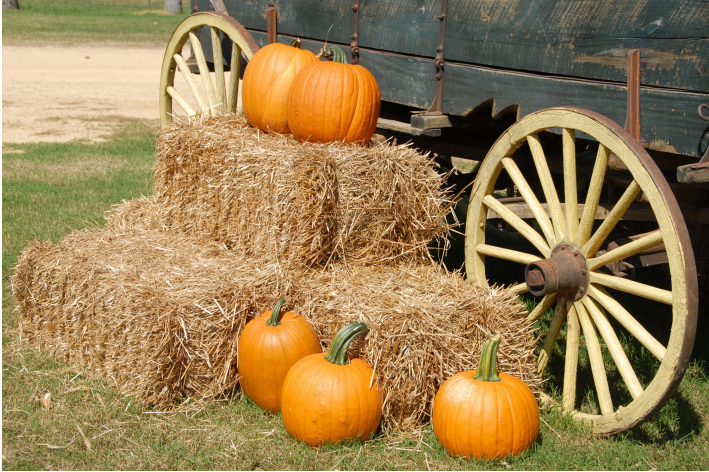
#> input picture lab3/tikva.png, 709 x 472 px
$ jupyter execute L3.ipynb
#> lines starting #> are read from the running program, lines starting #| are printed output that depends on the picture; after the words box and inside, x2 and y2 are one past the last pixel; in counts of white or black regions, pixels touching at a corner belong together
#> further down, image is the input picture: shape (472, 709, 3); mean B, G, R 83, 127.1, 152.3
[cell 1]
import cv2
import numpy as np

def find_colored_shapes(image, min_area=0,):
#> called with min_area = 50
    hsv_image = cv2.cvtColor(image, cv2.COLOR_BGR2HSV)
#> hsv_image: shape (472, 709, 3); mean H, S, V 25.1, 116.4, 153.9
    lower_color = np.array([7, 177, 193])
    upper_color = np.array([255, 255, 255])
    color_mask = cv2.inRange(hsv_image, lower_color, upper_color)
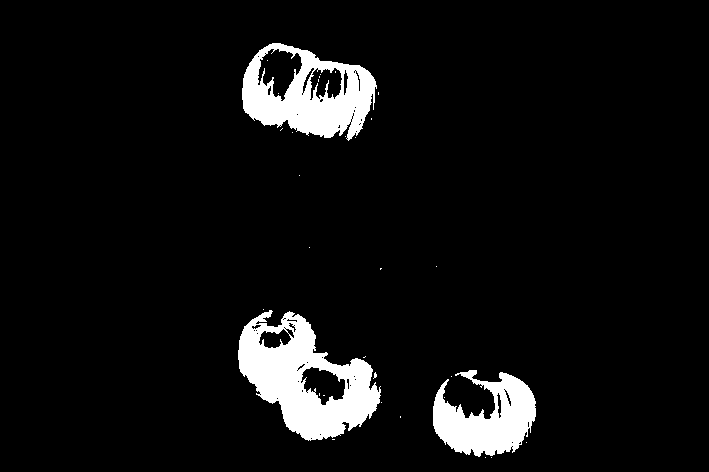
#> color_mask: shape (472, 709); 6.5% white; 32 white regions (29 under 20 px)
    contours, _ = cv2.findContours(color_mask, cv2.RETR_EXTERNAL, cv2.CHAIN_APPROX_SIMPLE)
#> contours = 24 contours, 21 with area under 20; largest, box (x1, y1, x2, y2) and area: (238, 310, 381, 441) 10662, (242, 43, 377, 141) 9074, (433, 370, 536, 457) 5149
    colored_shapes = []

    for contour in contours:
        area = cv2.contourArea(contour)
        if min_area <= area:
            x, y, w, h = cv2.boundingRect(contour)
            colored_shapes.append((x, y, w, h))
#> this loop made 24 passes
#> (area, x, y, w, h) on passes 10, 12, 24: (5149, 433, 370, 103, 87), (10662, 238, 310, 143, 131), (9074.5, 242, 43, 135, 98)
#> after the loop, colored_shapes = [(433, 370, 103, 87), (238, 310, 143, 131), (242, 43, 135, 98)]

    return colored_shapes

image= cv2.imread('tikva.png')

min_area = 50

results = find_colored_shapes(image, min_area=min_area)
#> results has the same summary as colored_shapes in find_colored_shapes
if results:
    print(f"Найдено {len(results)} фигур(ы) с площадью от {min_area} пикселей:")
#| Найдено 3 фигур(ы) с площадью от 50 пикселей:
    for i, result in enumerate(results):
        x, y, w, h = result
        print(f"Фигура {i + 1}: x={x}, y={y}, ширина={w}, высота={h}")
        cv2.rectangle(image, (x, y), (x + w, y + h), (0, 255, 0), 2)
#> this loop made 3 passes
#| Фигура 1: x=433, y=370, ширина=103, высота=87
#| Фигура 2: x=238, y=310, ширина=143, высота=131
#| Фигура 3: x=242, y=43, ширина=135, высота=98
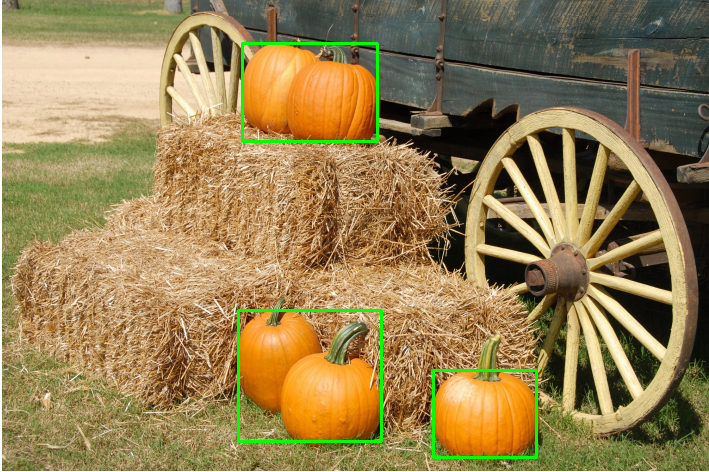
#> image: shape (472, 709, 3); 1.25% of pixels changed, all inside (x1, y1, x2, y2) = (237, 42, 538, 459)
else:
    print("Фигуры не найдены.")

cv2.imwrite('find_tikvacolor.jpg',image)
#> Out = True
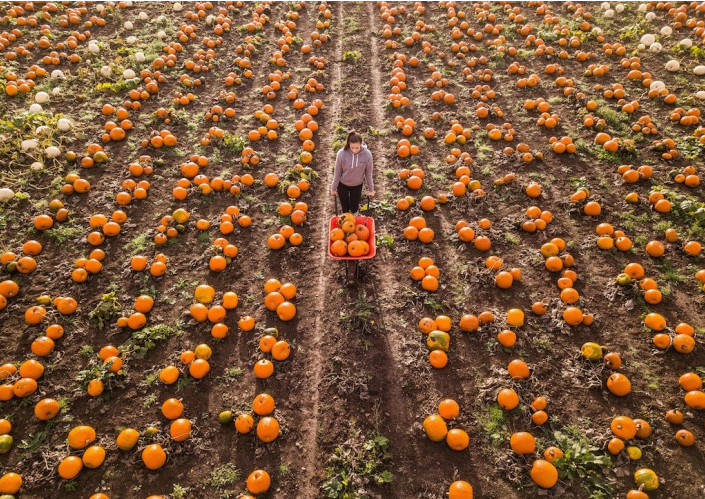
#> input picture lab3/tikva2.png, 705 x 499 px
#> further down, image is the input picture: shape (499, 705, 3); mean B, G, R 57.6, 89.9, 128.9

[cell 2]
import cv2
import numpy as np

def find_colored_shapes(image, min_area=0):
#> called with min_area = 5
    hsv_image = cv2.cvtColor(image, cv2.COLOR_BGR2HSV)
#> hsv_image: shape (499, 705, 3); mean H, S, V 13.8, 140.6, 128.9
    lower_color = np.array([8, 180, 180])
    upper_color = np.array([23, 255, 255])
    color_mask = cv2.inRange(hsv_image, lower_color, upper_color)
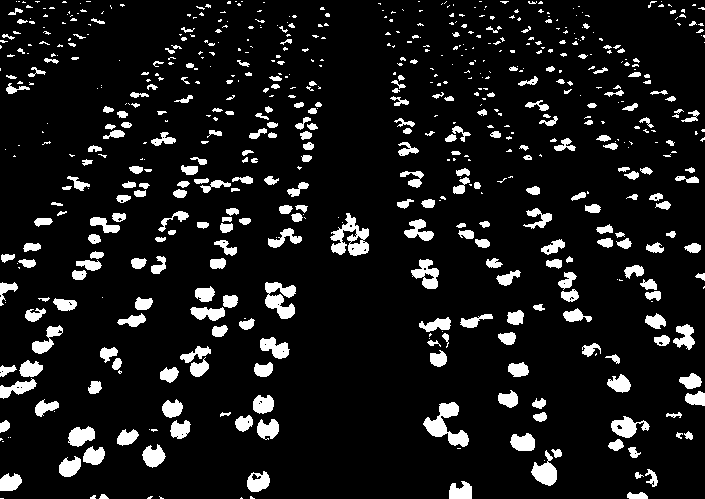
#> color_mask: shape (499, 705); 9.8% white; 630 white regions (348 under 20 px)
    contours, _ = cv2.findContours(color_mask, cv2.RETR_EXTERNAL, cv2.CHAIN_APPROX_SIMPLE)
#> contours = 630 contours, 403 with area under 20; largest, box (x1, y1, x2, y2) and area: (330, 213, 369, 256) 766, (423, 402, 469, 447) 765, (265, 282, 296, 319) 600, (531, 450, 557, 486) 440, (411, 259, 439, 289) 440
    colored_shapes = []
    for contour in contours:
        area = cv2.contourArea(contour)
        if min_area <= area:
            x, y, w, h = cv2.boundingRect(contour)
            # Если площадь контура больше 50, проверяем наличие овалов внутри прямоугольника
            if area > 50:
                roi = image[y:y+h, x:x+w]
                # Переводим в оттенки серого и применяем порог для выделения овалов
                gray_roi = cv2.cvtColor(roi, cv2.COLOR_BGR2GRAY)
                _, oval_mask = cv2.threshold(gray_roi, 50, 255, cv2.THRESH_BINARY)
                # Ищем контуры овалов
                oval_contours, _ = cv2.findContours(oval_mask, cv2.RETR_EXTERNAL, cv2.CHAIN_APPROX_SIMPLE)
                # Если овалы найдены и их площадь больше 50, добавляем их координаты и размеры в список
                if oval_contours:
                    for oval_contour in oval_contours:
                        oval_area = cv2.contourArea(oval_contour)
                        if oval_area > 50:
                            oval_x, oval_y, oval_w, oval_h = cv2.boundingRect(oval_contour)
                            colored_shapes.append((x + oval_x, y + oval_y, oval_w, oval_h))
            else:
                colored_shapes.append((x, y, w, h))
#> this loop made 630 passes
#> (area, x, y, w, h, oval_contours) on passes 9, 10, 12, 13, 15, 16, 17, 21: (283, 449, 481, 23, 18, 1 contour; box (x1, y1, x2, y2) and area: (0, 0, 23, 18) 366), (271.5, 0, 473, 22, 18, 1 contour; box (x1, y1, x2, y2) and area: (0, 0, 22, 18) 344), (330, 247, 471, 23, 21, 1 contour; box (x1, y1, x2, y2) and area: (0, 0, 23, 21) 424), (88.5, 645, 469, 13, 18, 1 contour; box (x1, y1, x2, y2) and area: (0, 0, 13, 18) 197), (289.5, 59, 456, 22, 21, 1 contour; box (x1, y1, x2, y2) and area: (0, 0, 22, 21) 394), (440.5, 531, 450, 26, 36, 1 contour; box (x1, y1, x2, y2) and area: (0, 0, 26, 36) 806), (50.5, 551, 449, 11, 9, [[[0, 0], [0, 8], [10, 8], [10, 0]]]), (327.5, 142, 444, 24, 24, 1 contour; box (x1, y1, x2, y2) and area: (0, 0, 24, 24) 475)
#> (area, x, y, w, h) on passes 7, 8, 11, 19, 20, 29: (23, 99, 494, 10, 5), (91.5, 627, 492, 21, 7), (21.5, 635, 472, 9, 7), (65.5, 628, 447, 13, 11), (268, 83, 446, 22, 19), (37.5, 684, 431, 9, 9)
#> after the loop, colored_shapes = 387 items, first 6: (147, 496, 6, 3), (90, 495, 6, 4), (99, 494, 10, 5), (627, 492, 21, 7), (449, 481, 23, 18), (0, 473, 22, 18)

    return colored_shapes


image_path = ('tikva2.png')
image = cv2.imread(image_path)
min_contour_area = 5

results = find_colored_shapes(image, min_area=min_contour_area)
#> results has the same summary as colored_shapes in find_colored_shapes
if results:
    print(f"Найдено {len(results)} фигур(ы) с площадью от {min_contour_area} пикселей:")
#| Найдено 387 фигур(ы) с площадью от 5 пикселей:
    for i, result in enumerate(results):
        x, y, w, h = result
        print(f"Фигура {i + 1}: x={x}, y={y}, ширина={w}, высота={h}")
        cv2.rectangle(image, (x, y), (x + w, y + h), (0, 255, 0), 2)
#> this loop made 387 passes
#| Фигура 1: x=147, y=496, ширина=6, высота=3
#| Фигура 2: x=90, y=495, ширина=6, высота=4
#| Фигура 3: x=99, y=494, ширина=10, высота=5
#| Фигура 4: x=627, y=492, ширина=21, высота=7
#| Фигура 5: x=449, y=481, ширина=23, высота=18
#| Фигура 6: x=0, y=473, ширина=22, высота=18
#| Фигура 7: x=635, y=472, ширина=9, высота=7
#| Фигура 8: x=247, y=471, ширина=23, высота=21
#> (further printed lines are left out)
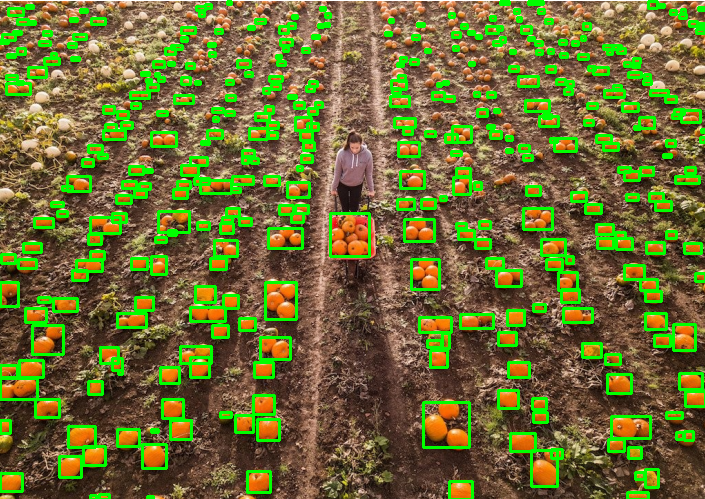
#> image: shape (499, 705, 3); 13.04% of pixels changed, all inside (x1, y1, x2, y2) = (0, 0, 705, 499)
else:
    print("Фигуры не найдены.")

cv2.imwrite('find_tikva2.jpg',image)
#> Out = True
